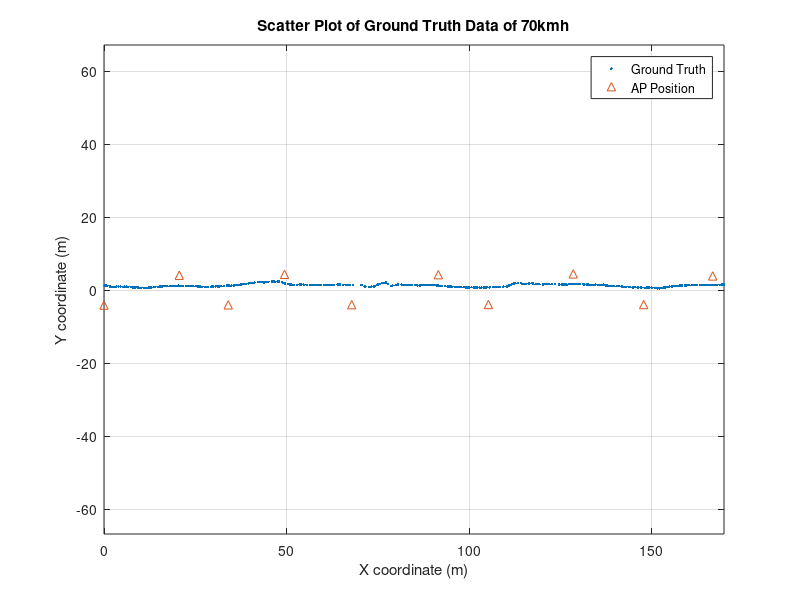
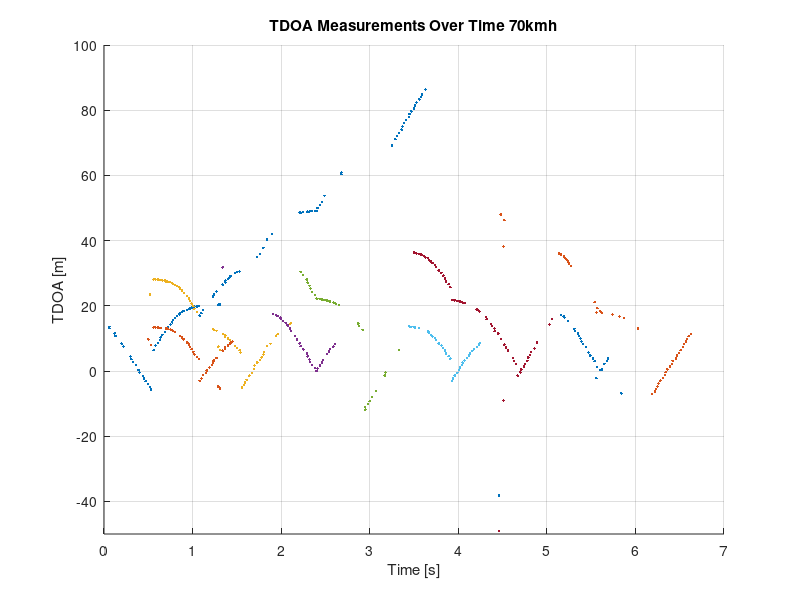
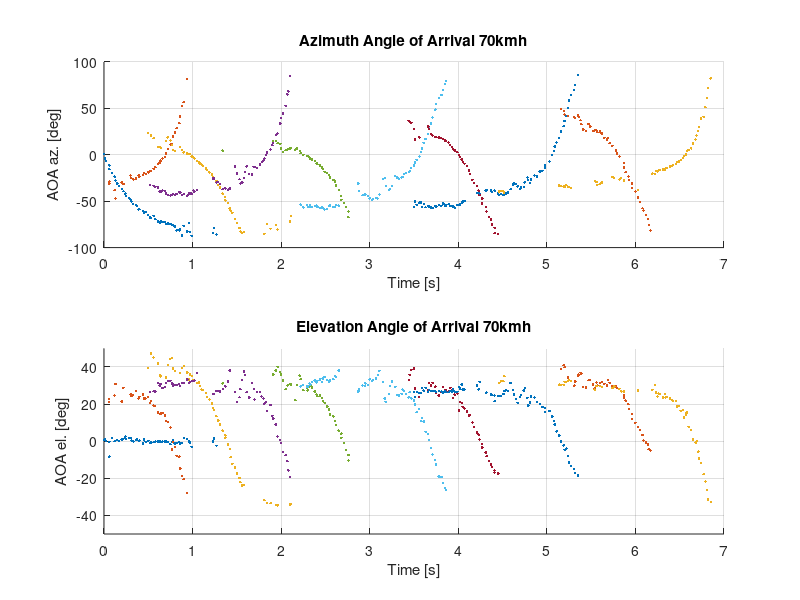
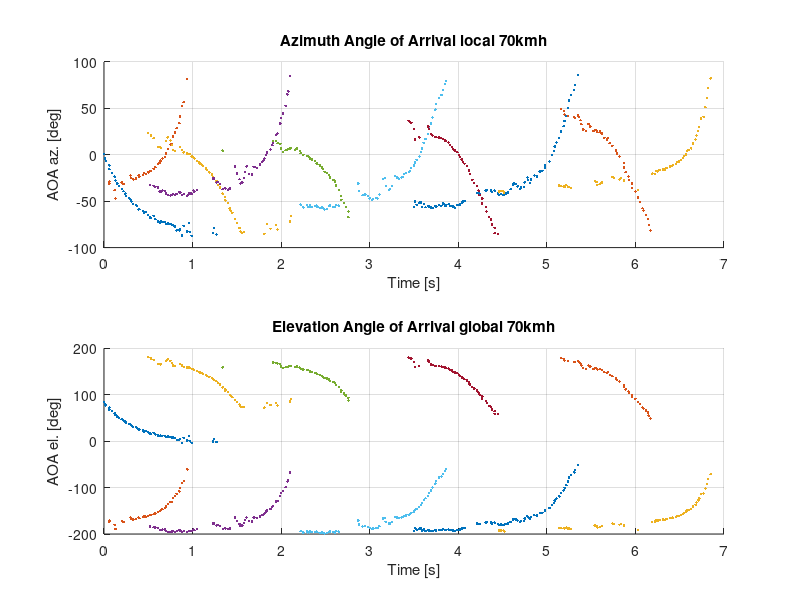

MATLAB code to generate these figures, in order:
clear all;
close all;
clc;
load('tunnel_experiment_70kmh.mat');

x_y = ground_truth(1:2, :);
x_coords = x_y(1, :);
y_coords = x_y(2, :);

figure;
plot(x_coords, y_coords, '.'); 
hold on; 

plot(AP(1, :), AP(2, :), '^'); 

xlabel('X coordinate (m)');
ylabel('Y coordinate (m)');
title('Scatter Plot of Ground Truth Data of 70kmh');
grid on;

axis equal;

legend('Ground Truth', 'AP Position');
saveas(gcf, 'ground_truth_70kmh.png');


time = ground_truth(4, :);

figure;

hold on;
for i = 1:size(meas_tdoa, 1)-1
    plot(time-time(1), meas_tdoa(i, :), '.'); 
end
hold off;


xlabel('Time [s]');
ylabel('TDOA [m]');
title('TDOA Measurements Over Time 70kmh');
grid on;


ylim([-50, 100]);
saveas(gcf, 'TDOA_70kmh.png');




meas_aoa = meas_aoa;


time = ground_truth(4, :);


azimuth = meas_aoa(1:10, :);
elevation = meas_aoa(11:20, :);


figure;


subplot(2, 1, 1);
hold on;
for i = 1:size(azimuth, 1)
    plot(time-time(1), azimuth(i, :), '.'); 
end
hold off;
xlabel('Time [s]');
ylabel('AOA az. [deg]');
title('Azimuth Angle of Arrival 70kmh');
grid on;


subplot(2, 1, 2);
hold on;
for i = 1:size(elevation, 1)
    plot(time-time(1), elevation(i, :), '.'); 
end
hold off;
xlabel('Time [s]');
ylabel('AOA el. [deg]');
title('Elevation Angle of Arrival 70kmh');
grid on;


subplot(2, 1, 1);
ylim([-100, 100]);
subplot(2, 1, 2);
ylim([-50, 50]);
saveas(gcf, 'Local_AOA_70kmh.png');









aoa_data = meas_aoa; % 20 x 286
pitch_data = APpitch; % 1 x 10
yaw_data = APyaw; % 1 x 10


azimuth_data = aoa_data(1:10, :);
elevation_data = aoa_data(11:20, :);



figure;


subplot(2, 1, 1);
hold on;
for i = 1:size(azimuth_data, 1)
    plot(time-time(1), azimuth_data(i, :), '.'); 
end
hold off;
xlabel('Time [s]');
ylabel('AOA az. [deg]');
title('Azimuth Angle of Arrival local 70kmh');
grid on;


subplot(2, 1, 2);
hold on;
for i = 1:size(azimuth_data, 1)
    plot(time-time(1), azimuth_data(i, :) + APyaw(i), '.');
end
hold off;
xlabel('Time [s]');
ylabel('AOA el. [deg]');
title('Elevation Angle of Arrival global 70kmh');
grid on;
saveas(gcf, 'global_AOA_70kmh.png');


